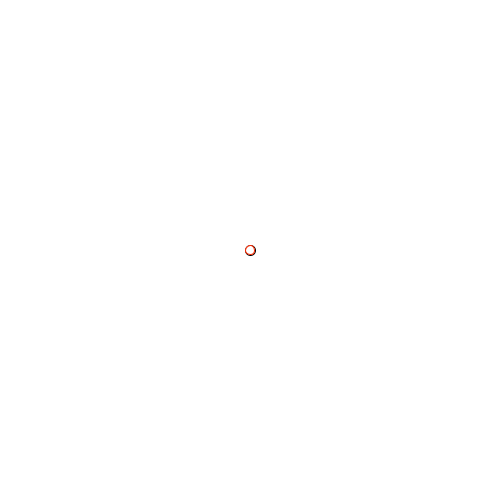
Frame 1 (no input)
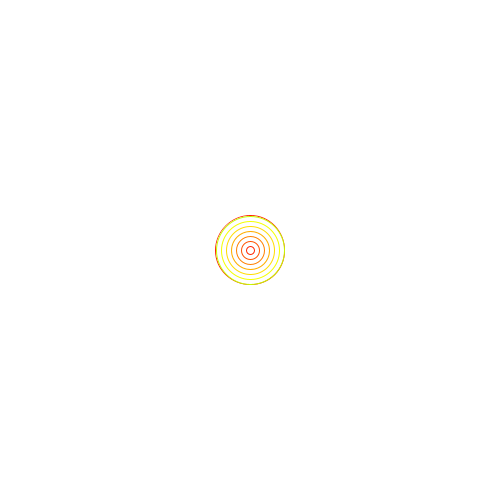
Frame 60 (the mouse pressed at the canvas centre just before this capture)
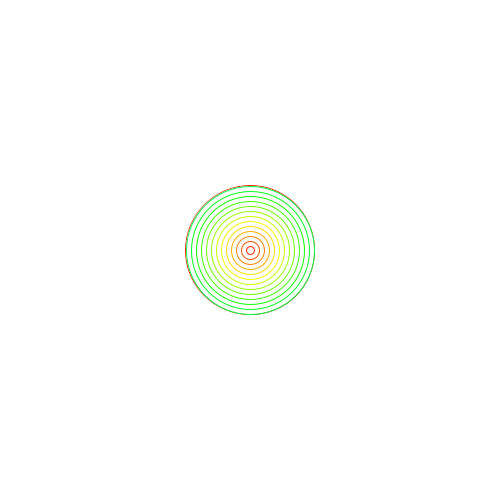
Frame 120 (the mouse held since frame 60 and released just before this capture)

The Processing sketch that drew these frames (run headless with seeded random() and noise(); from frame 60 on, the mouse is pressed at the canvas centre):

// Processing sketch: Codigo
// ── Codigo.pde
float d=10;
boolean inc = true;

void setup(){
  size(500,500);
  colorMode(HSB, 100);
}

void draw(){
  background(100);
  if (d<300 && inc){
    circle(width/2,height/2,d);
    for(int i=int(d-1); i>0; i-=10){
      stroke(i*(0.3),100,100);
      circle(width/2,height/2,i);
    }
  }

  if(d>10 && !inc){
    circle(width/2,height/2,d);
    for(int i=int(d-1); i>0; i-=10){
      stroke(i*(0.3),100,100);
      circle(width/2,height/2,i);
    }
  }
  if ( (d>300) || (d<10))
    inc=!inc;
  if (inc)
    d++;
  if(!inc)
    d--;
}
